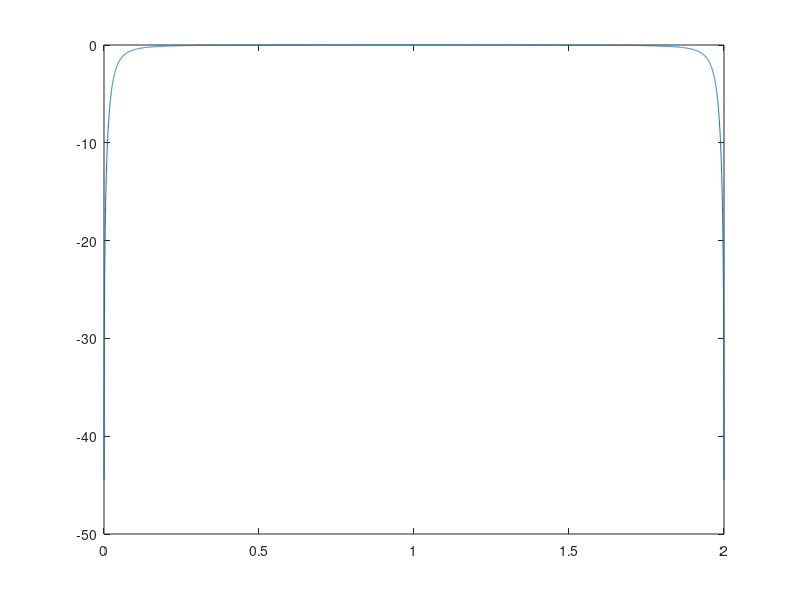

Recreate this plot in MATLAB. (Note: this script raises an error after producing the figure.)
num=[1.9/2 -1.9/2]
denom=[1 -0.9]
[h1,w1]=freqz(num,denom,10000,"whole")

plot(w1/pi,20*log10(abs(h1)))
ax = gca;
ax.YLim = [-20 1];

xlabel('Normalized Frequency (\times\pi rad/sample)')
ylabel('Magnitude (dB)')



num2=[0.1/2 -1.9/2]
denom2=[1 -0.9]
[h2,w2]=freqz(num2,denom2,10000,"whole")

plot(w2/pi,20*log10(abs(h2)))
ax=gca;

xlabel('Normalized Frequency (\times\pi rad/sample)')
ylabel('Magnitude (dB)')
